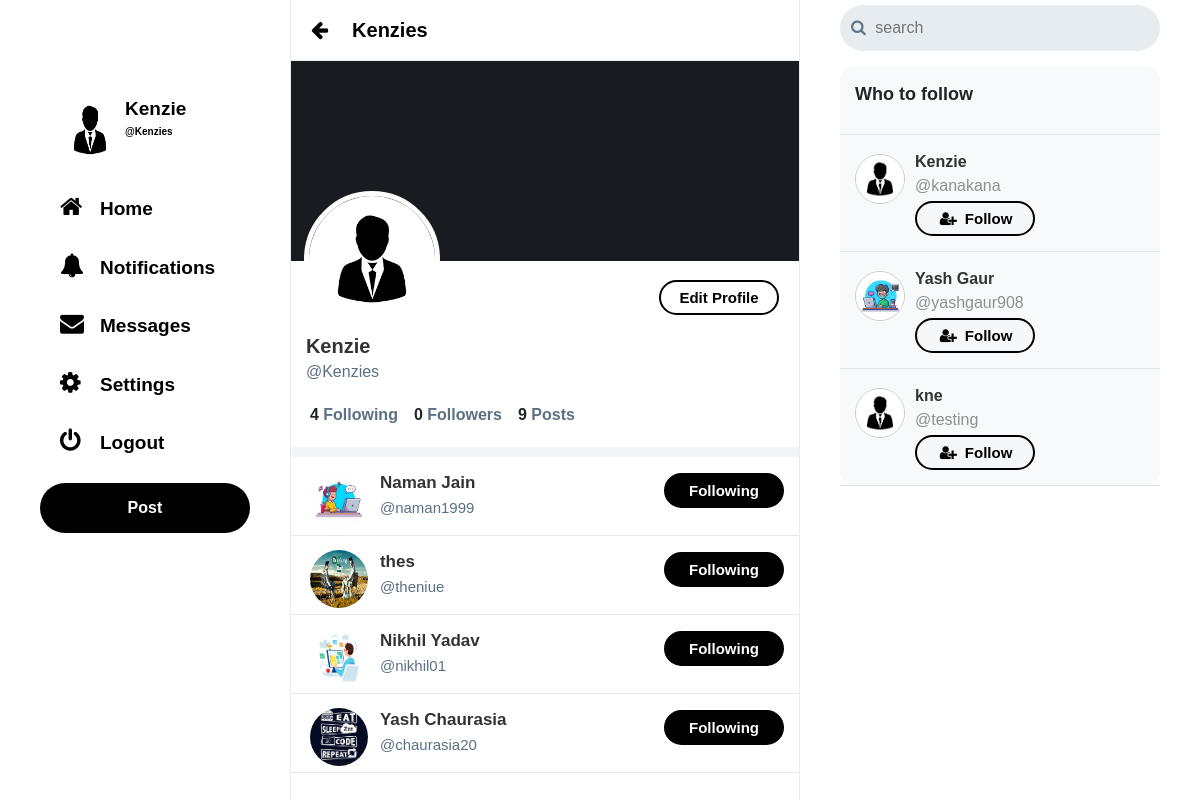
Screenshot of /following.php?username=Kenzies (signed in) with the database file from the repository.
### tables this page shows
CREATE TABLE `users` (
  `user_id` int(11) NOT NULL,
  `username` varchar(40) NOT NULL,
  `email` varchar(255) NOT NULL,
  `password` varchar(32) NOT NULL,
  `screenName` varchar(40) NOT NULL,
  `profileImage` varchar(255) NOT NULL,
  `profileCover` varchar(255) NOT NULL,
  `following` int(11) NOT NULL,
  `followers` int(11) NOT NULL,
  `bio` varchar(140) NOT NULL,
  `country` varchar(255) NOT NULL,
  `website` varchar(255) NOT NULL
);

### core/init.php (called while the page is built, shortened)
<?php
	include 'database/connection.php';
	include 'classes/user.php';
	include 'classes/post.php';
	include 'classes/follow.php';
  	global $pdo;
  	$getFromU = new User($pdo);
  	$getFromT = new Post($pdo);
    $getFromF = new Follow($pdo);
 ?>

### core/classes/user.php (called while the page is built, shortened)
<?php
class User{
	protected $pdo;
 	public function __construct($pdo){
	    $this->pdo = $pdo;
	}
	public function checkInput($data){
		$data = htmlspecialchars($data);
		$data = trim($data);
		$data = stripcslashes($data);
		return $data;
	}
	public function userData($user_id){
		$stmt = $this->pdo->prepare('SELECT * FROM `users` WHERE `user_id` = :user_id');
		$stmt->bindParam(':user_id', $user_id, PDO::PARAM_INT);
		$stmt->execute();
		return $stmt->fetch(PDO::FETCH_OBJ);
	}
	public function loggedIn(){
		return (isset($_SESSION['user_id'])) ? true : false;
	}
	public function userIdbyUsername($username){
		$stmt = $this->pdo->prepare("SELECT `user_id` FROM `users` WHERE (`username`  = :username)");
		$stmt->bindParam("username", $username, PDO::PARAM_STR);
		$stmt->execute();
	    $user = $stmt->fetch(PDO::FETCH_OBJ);
	    return $user->user_id;
	}
}
?>

### following.php (the view, shortened to what this page needs)
<?php
 	if(isset($_GET['username']) === true && empty($_GET['username']) === false){
		include 'core/init.php';
		$username    = $getFromU->checkInput($_GET['username']);
		$profileId   = $getFromU->userIdByUsername($username);
		$profileData = $getFromU->userData($profileId);
	}else{
		header('Location:'.BASE_URL.'index.php');
	}
?>
<!doctype html>
<html>
<head>
    		<link rel="stylesheet" href="https://cdnjs.cloudflare.com/ajax/libs/font-awesome/4.6.3/css/font-awesome.css"/>
    <link rel='stylesheet' href='<?php echo BASE_URL; ?>assets/css/font-awesome.css' />
    <link rel='stylesheet' href='<?php echo BASE_URL; ?>assets/css/bootstrap.css' />
    <link rel="stylesheet" href="<?php echo BASE_URL; ?>assets/css/style-complete.css" />
    <link rel="stylesheet" href="<?php echo BASE_URL; ?>assets/css/style.css" />
</head>
<body>
    <div class="grid-container">
        <?php require 'left-sidebar.php' ?>
        <div class="main">
            <div class=''>
                <div class=''>
                    <p class="page_title mb-0"><i class="fa fa-arrow-left mr-4" style="color: black;"></i><?php echo $user->username; ?></p>
                    <div class='profile-box'>
                        <div class='profile-cover mt-0'>
                            <img src="<?php echo BASE_URL.$profileData->profileCover; ?>" />
                        </div>
                        <div class='profile-body'>
                            <div class="profile-header">
                                <div class="profile-image">
                                    <img src="<?php echo BASE_URL.$profileData->profileImage; ?>" />
                                </div>
                                <div class="edit-button">
                                    <span>
                                        <?php echo $getFromF->followBtn($profileId, $user_id, $profileData->user_id); ?>
                                    </span>
                                </div>
                            </div>
                            <div class="profile-text">
                                <div class="profile-name">
                                    <h5 class="mb-1 mt-2"><b><?php echo $user->screenName; ?></b></h5>
                                    <h6 class="mt-0" style="color:rgb(91, 112, 131);"><?php echo '@' . $user->username; ?></h6>
                                </div>
                                <div class="profile-follow mt-2 d-flex">
                                    <h6 class="mr-3 ml-1" style="font-weight: 700;"><?php echo $profileData->following; ?>
                                        <a href="<?php echo BASE_URL.'following.php?username='.$profileData->username; ?>">
                                            <a href="<?php echo BASE_URL.'following.php?username='.$profileData->username; ?>/following" style="color:rgb(91, 112, 131);">Following</a>
                                        </a></h6>
                                    <h6 class="mr-3" style="font-weight: 700;"><?php echo $profileData->followers; ?>
                                        <a href="<?php echo BASE_URL.'followers.php?username='.$profileData->username; ?>" style="color:rgb(91, 112, 131);">
                                            Followers
                                        </a></h6>
                                    <h6 style="font-weight: 700;">
                                        <?php echo $getFromT->countPosts($profileId); ?>
                                        <a href="<?php echo BASE_URL.'profile.php?username='.$profileData->username; ?>" style="color:rgb(91, 112, 131);">Posts</a></h6>
                                </div>
                            </div>
                        </div>
                    </div>
                    <div class="space" style="height:10px; width:100%; background:rgba(230, 236, 240, 0.5);">
                    </div>
                    <div class="following-box">
                        <?php $getFromF->followingList($profileId, $user_id, $profileData->user_id);?>
                    </div>
                </div>
            </div>
        </div>
        <?php require 'right-sidebar.php' ?>
    </div>
</body>
</html>

### left-sidebar.php (shortened to what this page needs)
<?php
 if (isset($_GET['username']) === true && empty($_GET['username']) === false) {
  $username = $getFromU->checkInput($_GET['username']);
  $profileId = $getFromU->userIdByUsername($username);
  $profileData = $getFromU->userData($profileId);
  $user_id = @$_SESSION['user_id'];
  $user = $getFromU->userData($user_id);
}
?>
           <div class="sidebar">
            <ul style="list-style:none;">
                <li >
                <a href="<?php echo BASE_URL; ?><?="profile.php?username="?><?php echo $user->username;?>" ?>
                    <div class="sidebar_profile-box">
                        <div style="margin-right: 5px;">
                            <img class="sidebar_profile-image" width="60px" height="100%" src=<?= BASE_URL.$user->profileImage?> alt="">
                        </div>
                        <div class="sidebar_profile-info">
                            <p style="color: black;"><?=$user->screenName?></p>
                            <p style="font-size: 10px;color:black; align-items:center">@<?=$user->username?></p>
                        </div>
                    </div>
                    </a>
            </li>
                <li class="active_menu"><a href='<?php echo BASE_URL; ?>home.php'><i class="fa fa-home" style="color: black;"></i><span style="color: black;" >Home</span></a></li>
                <?php if ( $getFromU->loggedIn() === true ) {
                ?>
                <li><a href='<?php echo BASE_URL; ?>notification.php'><i class="fa fa-bell" aria-hidden="true"></i><span>Notifications</span></a></li>
                <li id='messagePopup'><a><i class="fa fa-envelope" aria-hidden='true'></i><span>Messages</span></a></li>
                <li><a href='<?php echo BASE_URL; ?>account.php'><i class="fa fa-cog"></i><span>Settings</span></a></li>
                <li><a href='<?php echo BASE_URL; ?>includes/logout.php'><i class="fa fa-power-off"></i><span>Logout</span></a></li>
                <li style="padding:10px 40px;"><button class="sidebar_post button addPostBtn" style="outline:none;">Post</button></li>
                <?php }?>
            </ul>
        </div>

### core/classes/follow.php (shortened to what this page needs)
<?php
 class Follow extends User{
    public function __construct($pdo){
        $this->pdo = $pdo;
    }
	public function checkFollow($followerID, $user_id){
		$stmt = $this->pdo->prepare("SELECT * FROM `follow` WHERE `sender` = :user_id  AND `receiver` = :followerID");
		$stmt->bindParam(":user_id", $user_id, PDO::PARAM_INT);
		$stmt->bindParam(":followerID", $followerID, PDO::PARAM_INT);
		$stmt->execute();
		return $stmt->fetch(PDO::FETCH_ASSOC);
	}
	public function followBtn($profileID, $user_id, $followID){
		$data = $this->checkFollow($profileID, $user_id);
		if($this->loggedIn()===true){
			if($profileID != $user_id){
				if(isset($data['receiver']) && $data['receiver'] === $profileID){
					return "<button class='f-btn following-btn follow-btn' data-follow='".$profileID."' data-profile='".$followID."' style='outline:none;'>Following</button>";
				}else{
					return "<button class='f-btn follow-btn' data-follow='".$profileID."' data-profile='".$followID."' style='outline:none;'><i class='fa fa-user-plus'></i>Follow</button>";
				}
			}else{
				return "<button class='new-btn' onclick=location.href='".BASE_URL."profileEdit.php' style='outline:none;'>Edit Profile</button>";
			}
		}else{
			return "<button style='outline:none;' class='f-btn' onclick=location.href='".BASE_URL."index.php'><i class='fa fa-user-plus'></i>Follow</button>";
		}
	}
	public function followingList($profileID, $user_id, $followID){
		$stmt = $this->pdo->prepare("SELECT * FROM `users` LEFT JOIN `follow` ON `receiver` = `user_id` AND CASE WHEN `sender` = :profileID THEN `receiver` = `user_id` END WHERE `sender` IS NOT NULL ");
		$stmt->bindParam(":profileID", $profileID, PDO::PARAM_INT);
		$stmt->execute();
		$followings = $stmt->fetchAll(PDO::FETCH_OBJ);
		foreach ($followings as $following) {
			echo '<div class="following-box">
                <div class="follow-unfollow-box">
					<div class="follow-unfollow-inner">
						<div class="follow-person-button-img mt-2">
							<div class="follow-person-img mr-4">
							 	<img src="'.BASE_URL.$following->profileImage.'"/>
							</div>
                            <div class="follow-person-name mt-2">
								<a href="'.BASE_URL.$following->username.'">'.$following->screenName.'</a>
							</div>
							<div class="follow-person-tname">
								<a href="'.BASE_URL.$following->username.'">@'.$following->username.'</a>
							</div>
							<div class="follow-person-button">
								 '.$this->followBtn($following->user_id, $user_id, $followID).'
						    </div>
						</div>
					</div>
				</div>
			</div>';
		}
	}
	public function whoToFollow($user_id, $profileID){
		$stmt = $this->pdo->prepare("SELECT * FROM `users` WHERE `user_id` != :user_id AND `user_id` NOT IN (SELECT `receiver` FROM `follow` WHERE `sender` = :user_id) ORDER BY rand() LIMIT 3");
		$stmt->execute(array("user_id" => $user_id));
		$users = $stmt->fetchAll(PDO::FETCH_OBJ);
		echo '<div class="trends_container"><div class="trends_box"><div class="trends_header"><p>Who to follow</p></div>';
		foreach ($users as $user) {
			echo '<div class="follow-body trend">
					<div class="follow-img media-inner">
					  <img src="'.BASE_URL.$user->profileImage.'"/>
				    </div>
					<div class="media-inner">
						<div class="fo-co-head media-body">
							<a href="'.BASE_URL.$user->username.'">'.$user->screenName.'</a><br><span>@'.$user->username.'</span>
						</div>
						'.$this->followBtn($user->user_id, $user_id, $profileID).'
					</div>
				</div>';
		}
	}
}
?>

### core/classes/post.php (shortened to what this page needs)
<?php
class Post extends User{
 	public function __construct($pdo){
		$this->pdo = $pdo;
	}
	public function countPosts($user_id){
		$stmt = $this->pdo->prepare("SELECT COUNT(`postID`) AS `totalPosts` FROM `posts` WHERE `postBy` = :user_id AND `repostID` = '0' OR `repostBy` = :user_id");
		$stmt->bindParam(":user_id", $user_id, PDO::PARAM_INT);
		$stmt->execute();
		$count = $stmt->fetch(PDO::FETCH_OBJ);
		echo $count->totalPosts;
	}
}
?>

### right-sidebar.php (shortened to what this page needs)
<div class="right_sidebar">
            <div class="search-container">
                <a href="" class="search-btn">
                    <i class="fa fa-search"></i>
                </a>
                <input type="text" name="search" placeholder="search" class="search-input search" autocomplete="off">
            </div>
            <?php $getFromF->whoToFollow( $user_id, $user_id );?>

### assets/css/style-complete.css (style rules this page uses)
:root { --dreamify-color: black; --dreamify-background: #e6ecf0; }
body { font-family: 'Helvetica'; background: #fff; }
* { font-family: 'Helvetica'; margin: 0; padding: 0; box-sizing: border-box; text-decoration: none; outline: none; }
ul { list-style:none; }
.follow-body { width:100%; overflow: auto; margin: 0px 0px; }
.follow-img { width: 50px; float: left; border: 1px solid #ccc; overflow: hidden; max-height: 50px; border-radius: 50%; margin-top: 4px; margin-right: 10px; height: 50px; }
.follow-img img { width: 100%; height: 100%; max-height: 50px; }
.fo-co-head { color: #8f8f8f; }
.fo-co-head a { text-decoration: none; color: #333; font-weight: bold; }
.profile-name { color: #333; font-size: 20px; font-weight: bold; }
.edit-button { float: right; margin-top: 5px; }
.f-btn { padding: 5px 8px 5px 20px; border: 2px solid var(--dreamify-color); border-radius: 20px; font-size: 15px; font-weight: bold; line-height: 25px; cursor: pointer; color: var(--dreamify-color); height: 35px; width: 120px; background: transparent; display: flex; justify-content: center; align-items: center; margin-top: 3px; }
.f-btn { background: rgba(29, 161, 242, 0.01); }
.new-btn { border: 2px solid var(--dreamify-color); border-radius: 20px; font-size: 15px; font-weight: bold; line-height: 25px; cursor: pointer; color: var(--dreamify-color); height: 35px; width: 120px; background: transparent; display: flex; justify-content: center; align-items: center; text-align: center; margin-top: 3px; }
.f-btn i { position: relative; top: 0px; right: 8px; color: var(--dreamify-color); }
.follow-btn { padding: 5px 8px 5px 18px; color: var(--dreamify-color); height: 35px; width: 120px; border: 2px solid var(--dreamify-color); border-radius: 20px; font-size: 15px; font-weight: bold; line-height: 25px; cursor: pointer; }
.follow-btn i { position: relative; top: 0px; right: 8px; color: var(--dreamify-color); }
.following-btn { padding: 5px 10px; color: #FFF; border: 2px solid var(--dreamify-color); border-radius: 20px; font-size: 15px; font-weight: bold; line-height: 25px; cursor: pointer; background: black; height: 35px; width: 120px; }
.following-box { width: 100%; height: auto; }
.follow-unfollow-box { width: 100%; height: auto; padding: 5px; background-color: #fff; margin-right: 10px; overflow: hidden; float: left; border-bottom: 1px solid #e7e7e7; }
.follow-person-img { width: 60px; height: 60px; position: relative; left: 13px; float: left; overflow: hidden; top: 0px; border: 1px solid #fff; border-radius: 50%; }
.follow-person-img img { width: 100%; height: 100%; }
.follow-person-name a { font-size: 17px; font-weight: bold; text-decoration: none; color: #333; }
.follow-person-tname a { color: rgb(91, 112, 131); text-decoration: none; font-size: 15px; }
.follow-person-button { float: right; margin-top: -50px; margin-right: 10px; }
.profile-box { height: auto; width: 100%; }
.profile-cover { height: 200px; width: 100%; }
.profile-box .profile-cover img { height: 200px; width: 100%; background-size: 100%; background-position: center; }
.profile-body { height: auto; width: 100%; }
.profile-body .profile-header { height: 50px; width: 100%; }
.profile-body .profile-image img { height: 8.5rem; width: 8.5rem; border-radius: 50%; margin-top: -70px; margin-left: 13px; border: 5px solid #fff; }
.profile-body .edit-button { float: right; margin-top: -50px; margin-right: 20px; }
.profile-body .profile-text { height: auto; width: 100%; padding: 15px; }

### rows the page displays
users: profileImage (placeholder picture), screenName "Kenzie", username "Kenzies", profileCover (placeholder picture), following "4", followers "0"
users: profileImage (picture), screenName "Naman Jain", username "naman1999"
users: profileImage (picture), screenName "thes", username "theniue"
users: profileImage (picture), screenName "Nikhil Yadav", username "nikhil01"
users: profileImage (picture), screenName "Yash Chaurasia", username "chaurasia20"
users: profileImage (placeholder picture), screenName "Kenzie", username "kanakana"
users: profileImage (picture), screenName "Yash Gaur", username "yashgaur908"
users: profileImage (placeholder picture), screenName "kne", username "testing"

### other values shown
$count->totalPosts "9"
